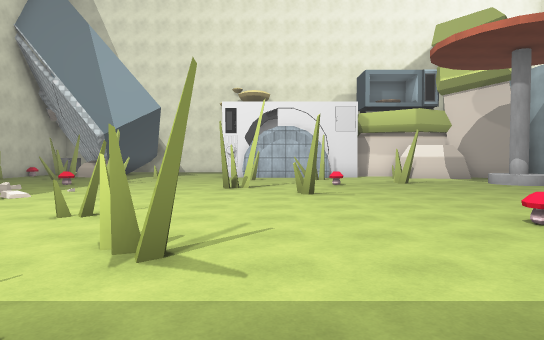
View 1 (above)

16 first-person views from a walk through a 3-D level made in the Unity game engine. The camera is 1.5 m above the floor, tilts 2° down and sees 75° across. The floor is counted in squares, 2 m on a side. Each view is taken from the middle of a square. On the plan, view 1 faces up. The plan holds only what a view shows up to about 11 squares ahead; the rest is blank. Some animated figures are not drawn. Some surface patterns are stand-ins.

View 2
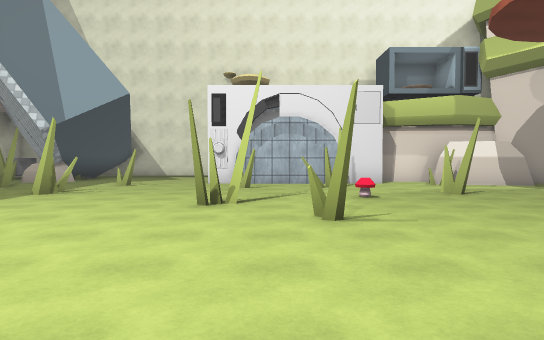

View 3
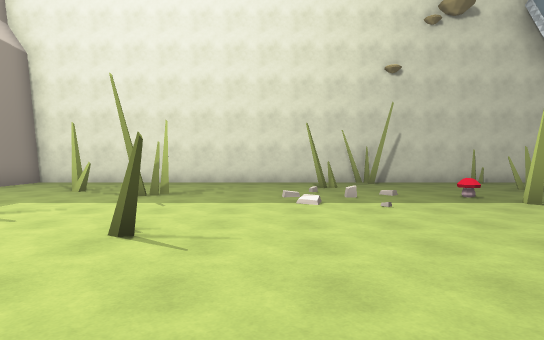

View 4
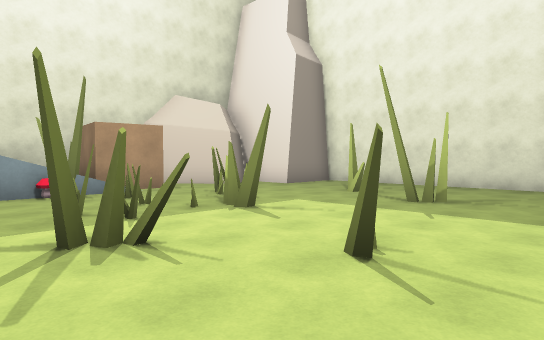

View 5
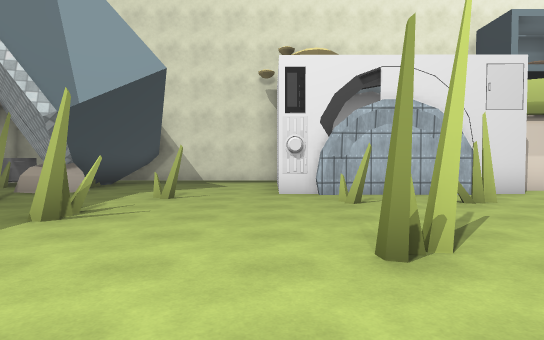

View 6
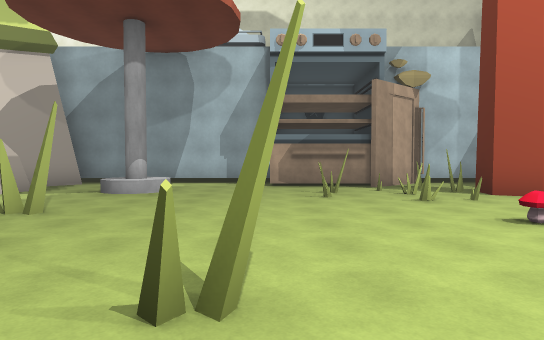

View 7
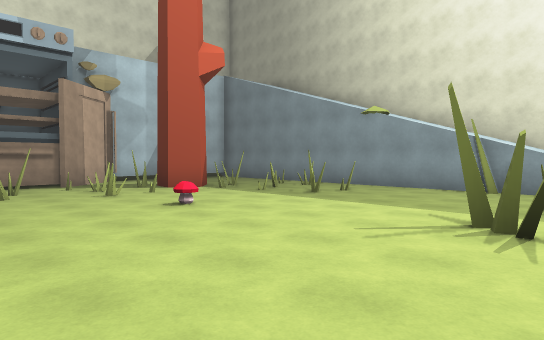

View 8
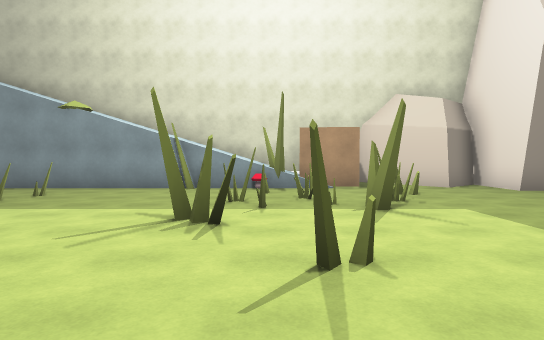

View 9
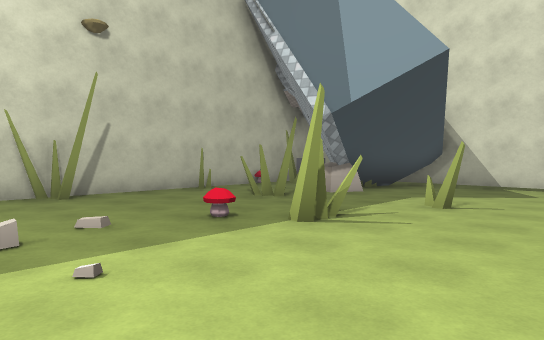

View 10
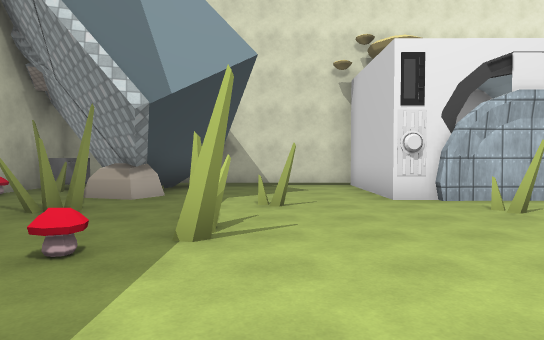

View 11
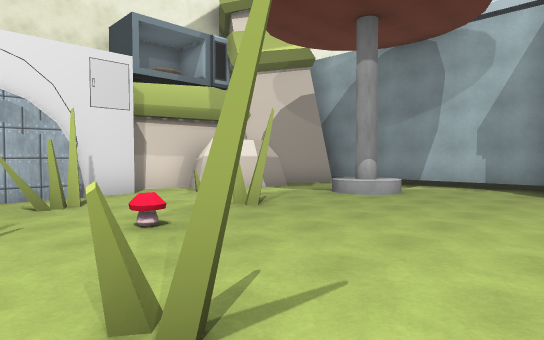

View 12
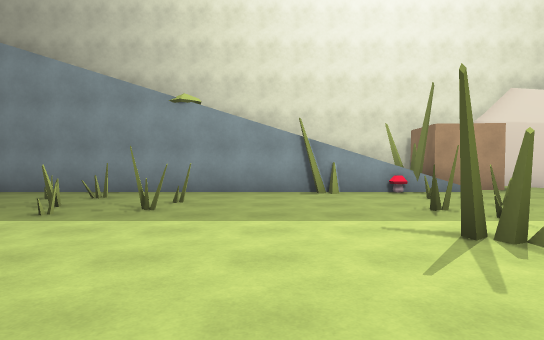

View 13
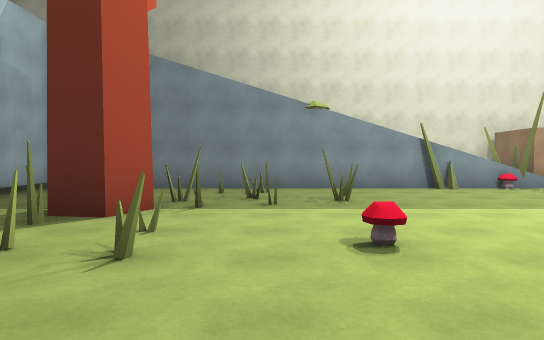

View 14
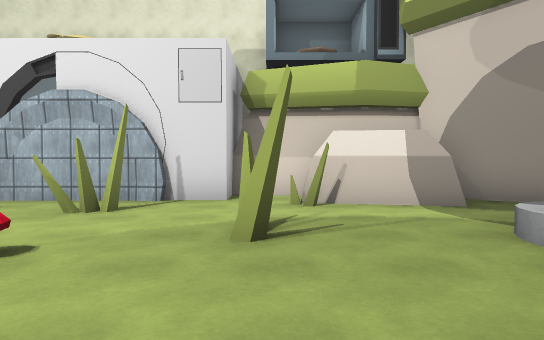

View 15
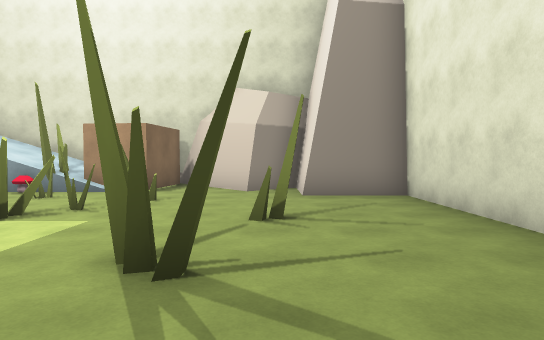

View 16
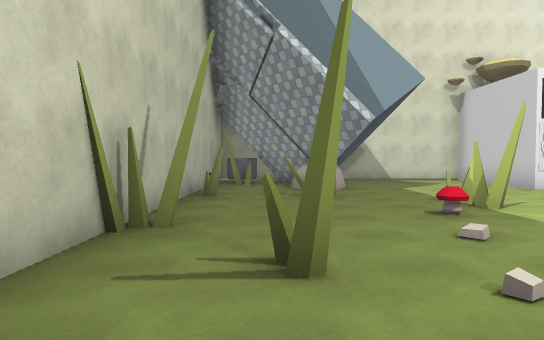

### Floor plan
Key: @ floor where view 1 was taken; # wall or solid block; x gap in a wall; . floor; = window, fence, low wall or low ledge; M mushroom; R rock; B box.
Columns run from 10 left of view 1 to 10 right of it. Each row starts with its distance up from view 1.
 17     ######
 16 #####....#
 15 #=###....#
 14 #..R.....#######R##
 13 #.....#..x..x..RRR###
 12 ##.#.....#.##.......#
 11 #....#........#.....#
 10 #...M#......M....#..#
  9 ##.......#..........#
  8 #...................#
  7 #.#........#.......##
  6 #...............####
  5 #.......#........=#
  4 #............M.#x##
  3 #........#.......##
  2 #..#..#........###
  1 #.....#=#....#=##
  0 #....#....@.#..#
 -1 ###....#M.....#=
 -2   #.#.BB########
 -3   ###.BB#
 -4     ##BB############
 -5      ##

Where each view was taken, in squares from view 1:
view 1: 0 up, 0 right, facing up
view 2: 3 up, 0 right, facing up
view 3: 6 up, 1 right, facing left
view 4: 6 up, 0 right, facing down-left
view 5: 6 up, 2 left, facing up
view 6: 7 up, 1 left, facing right
view 7: 7 up, 2 left, facing down-right
view 8: 7 up, 2 left, facing down
view 9: 7 up, 2 left, facing up-left
view 10: 7 up, 4 left, facing up
view 11: 6 up, 0 right, facing up-right
view 12: 6 up, 1 right, facing down
view 13: 7 up, 4 right, facing down
view 14: 7 up, 4 right, facing up
view 15: 6 up, 7 left, facing down
view 16: 5 up, 8 left, facing up
